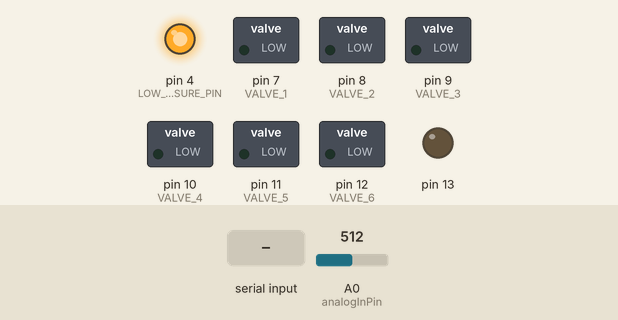
Recording of a sketch running on a simulated Arduino Uno, built with avr-gcc and run on an emulated ATmega328P. Parts: switched loads named in the sketch (green lamp = pin HIGH), output pins drawn as LEDs (lit = HIGH). Dashed ring = blinking. Inputs (shaded band) come from the test bench; at power-on: A0 (analogInPin) = 512. What the sketch prints to the serial monitor is not drawn.

Above: at 1.2 s.
1.3 s: "90,45\n" received over Serial
At 3.5 s:
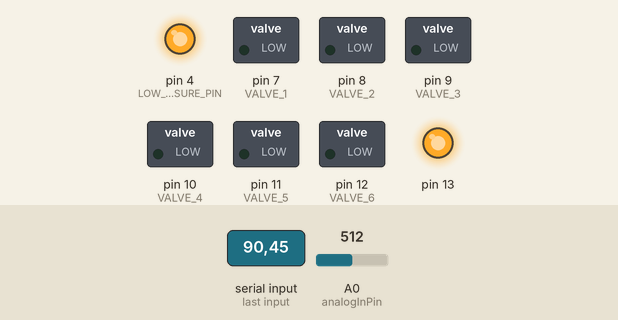
4.3 s: A0 (analogInPin) set to 669
5.8 s: A0 (analogInPin) set to 699
At 6.4 s:
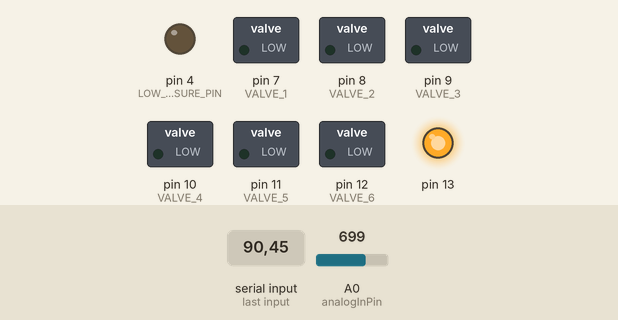
7.3 s: "30,150\n" received over Serial
At 7.9 s:
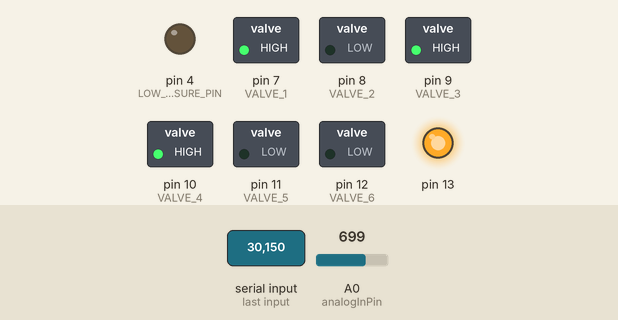
10.3 s: "90\n" received over Serial
At 10.4 s:
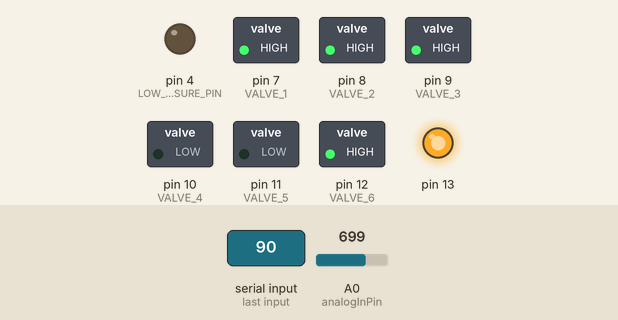
13.3 s: "200\n" received over Serial
At 13.4 s:
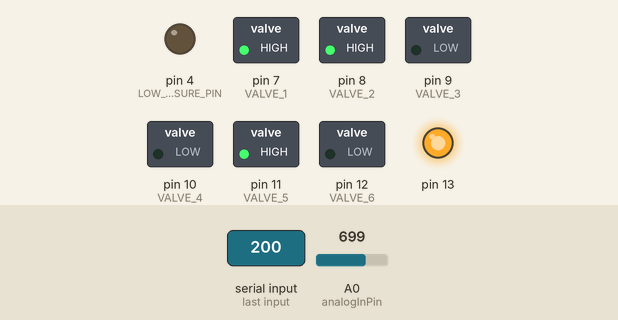
Timing chart, 0 to 16.3 s (numbered marks = the images above; inputs shaded):
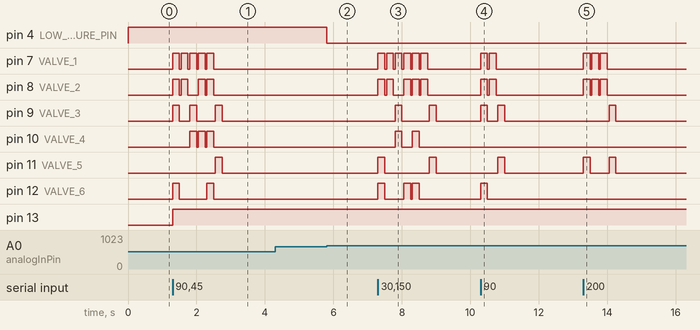

Measured:
- the behaviour switches between 683 and 684 on A0 (analogInPin) (found by bisection; images 1 and 2)
- after the input at 1.3 s, pin 7 (VALVE_1): alternates HIGH for 0.20 s and LOW for 0.05 s, 10 changes in all, then stays LOW, starting at once; pin 9 (VALVE_3): goes HIGH 0.20 s, LOW 0.30 s, HIGH 0.20 s, LOW 0.55 s, HIGH 0.20 s, then LOW, starting at once
- after the input at 4.3 s, every drawn part: stays the same
- after the input at 5.8 s, pin 4 (LOW_PRESSURE_PIN): HIGH → LOW at once
- after the input at 7.3 s, pin 7 (VALVE_1): alternates HIGH for 0.20 s and LOW for 0.05 s, 12 changes in all, then stays LOW, starting at once; pin 9 (VALVE_3): alternates HIGH for 0.20 s and LOW for 0.80 s, starting after 0.50 s
- after the input at 10.3 s, pin 7 (VALVE_1), pin 8 (VALVE_2): alternates HIGH for 0.20 s and LOW for 0.05 s, 4 changes in all, then stays LOW, starting at once
- after the input at 13.3 s, pin 7 (VALVE_1), pin 8 (VALVE_2): alternates HIGH for 0.20 s and LOW for 0.05 s, 6 changes in all, then stays LOW, starting at once; pin 9 (VALVE_3): LOW → HIGH after 0.75 s, → LOW 0.20 s later; pin 11 (VALVE_5): alternates HIGH for 0.20 s and LOW for 0.55 s, 4 changes in all, then stays LOW, starting at once

The sketch:

VALVE_CONTROLLER.ino
```cpp
#define VALVE_1 7
#define VALVE_2 8
#define VALVE_3 9
#define VALVE_4 10
#define VALVE_5 11
#define VALVE_6 12
#define LOW_PRESSURE_PIN  4

byte valveCommandRaw;

const int analogInPin = A0;  // Analog input pin that the potentiometer is attached to
int rawPressure = 0;        // value read from the pot
int psi = 0;        // value output to the PWM (analog out)

void setup() {
  // Set up both ports at 9600 baud. This value is most important
  // for the XBee. Make sure the baud rate matches the config
  // setting of your XBee.
  Serial.begin(9600);
  Serial.println("VALVE CONTROLLER");
  //Serial.println("Attitude Testbed and Spacecraft Flight Simulator");
  //Serial.println();
  //Serial.println("CORNELL UNIVERSITY");
  //Serial.println("Copyright (C) 2019 by Space Systems Design Studio");
  //Serial.println();
  //Serial.println("Written by Paolo Arguelles (ECE '19)");
  //Serial.println();

  pinMode(13, OUTPUT);
  pinMode(VALVE_6, OUTPUT);
  pinMode(VALVE_5, OUTPUT);
  pinMode(VALVE_4, OUTPUT);
  pinMode(VALVE_3, OUTPUT);
  pinMode(VALVE_2, OUTPUT);
  pinMode(VALVE_1, OUTPUT);
  pinMode(LOW_PRESSURE_PIN, OUTPUT);
}

void closeValves(){
  digitalWrite(VALVE_1, LOW);
  digitalWrite(VALVE_2, LOW);
  digitalWrite(VALVE_3, LOW);
  digitalWrite(VALVE_4, LOW);
  digitalWrite(VALVE_5, LOW);
  digitalWrite(VALVE_6, LOW);
}

void flushSerial(){
  while(Serial.available())
    Serial.read();
}

void loop() {
  rawPressure = analogRead(analogInPin);
  psi = map(rawPressure, 245, 1023, 0, 250);
  if (psi <= 140){
    //Serial.println("1");
    digitalWrite(LOW_PRESSURE_PIN, HIGH);
  }
  else{
    //Serial.println("0");
    digitalWrite(LOW_PRESSURE_PIN, LOW);
  }
  if (Serial.available()) { // If data comes in from serial monitor, send it out to XBee
    valveCommandRaw = Serial.read();    // read one character from the I2C
    char valveCommandArray[9] = {0};
    valveCommandRaw += 128;
    itoa(valveCommandRaw, valveCommandArray, 2);
    char* string = valveCommandArray + 2; //get rid of the most significant digit as you only want 7 bits
    for(byte i = 0; i < 7; i++){
      digitalWrite(7+i,string[i] - '0');
    }
    delay(200);
    closeValves();
    delay(50);
  }
}
```
